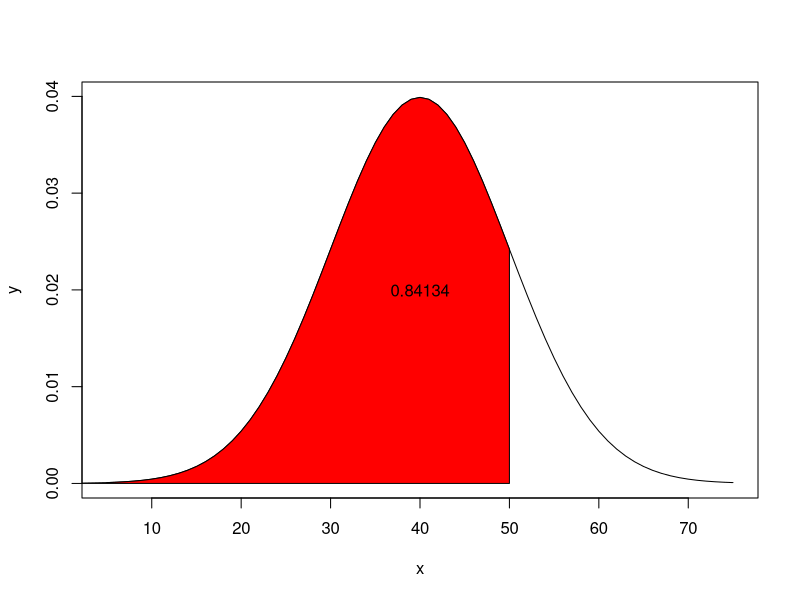
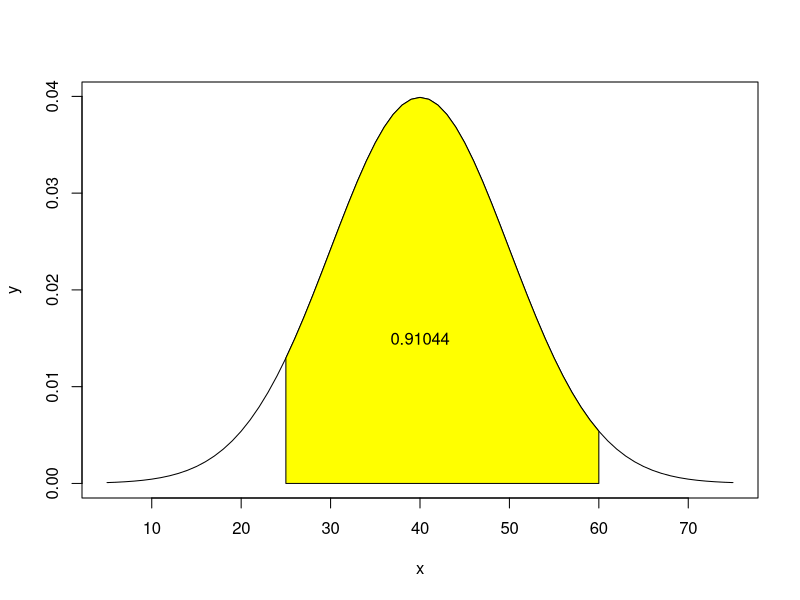
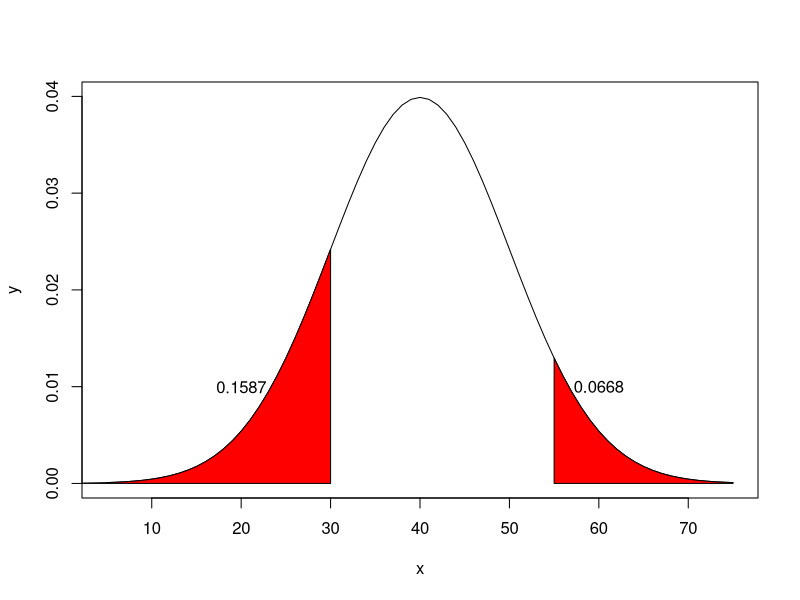

The R source for these figures, in order:
#Distribuicoes continuas

#Distribuiçãp normal
# u = média
# o = desvio padrão
# x = O valor que queremos saber a porcentagem

#pnorm(x, u, o)

#Ex: Se dissermos que a altura média do homem brasileiro adulto é de 1,70 m, e
#desvio padrão é de 5 cm, estaremos dizendo:

#a) Calcule a % de homens com a altura entre 165 e 175.
pnorm(175, 170, 5) - pnorm(165, 170, 5)

#Ex: Os resultados do experimento ormam uma VA com distribuição normal,
#com média de 40 e desvio padrão de 10
#a) Qual P(x <= 50)
pnorm(50, 40, 10)
#Caso eu tenha o Z ao invés dos dados, posso fazer
pnorm(1) #Vai me gerar o mesmo resultado.

#Plotando o gráfico dessa questão
x <- seq(5, 75) #Eixo X de 5 
y <- dnorm(x, 40, 10) #Calcula a densidade para cada valor de x
#usando a distribuição normal com esses parametros
plot(x, y, type = "l") #plota a função de densidade normal como uma linha 
#(indicada pelo argumento type = "l").
i <- x <= 50
polygon(c(0,x[i],50), c(0,y[i],0), col="red") 
#Nas 2 linhas acima estamos destacando x <= 50
p <- pnorm(q = 50, mean = 40, sd = 10)
text(40, 0.02, round(p, digits = 5))#Plotando o texto no gráfico
#text(x, y, o que será printado e casas decimais)

#b) Qual P(x >= 35)
pnorm(35, 40, 10, F)

#c) Qual P(25 >= x <= 60)
pnorm(60, 40, 10) - pnorm(25, 40, 10)

#Plot de gráfico
x <- seq(5, 75)
y <- dnorm(x, 40, 10)
plot(x, y, type = "l")
i <- x >= 25 & x <= 60
polygon(c(25, x[i], 60), c(0, y[i], 0), col="yellow")
p <- pnorm(q = 60, mean = 40, sd = 10) - pnorm(q = 25, mean = 40, sd = 10)
text(40, 0.015, round(p, digits = 5))

#d) Qual P(x <= 30 & x >= 55)
pnorm(30, 40, 10) + pnorm(55, 40, 10, F)

x <-seq(5, 75)
y <- dnorm(x, 40, 10)
plot(x, y, type="l")
i1 <- x <= 30
i2 <- x >=55
polygon(c(0, x[i1], 30), c(0, y[i1], 0), col="red")
polygon(c(55, x[i2], 75), c(0, y[i2], 0), col="red")
p1 <- pnorm(30, 40, 10)
p2 <- pnorm(55, 40, 10, F)
text(20, 0.01, round(p1, digits = 4))
text(60, 0.01, round(p2, digits = 4))

#Ex: Durabilidade de um pneu é a distribuição normal
#com media = 60000km e dp = 10000km

#a) Qual P(x > 75000)?
pnorm(75000, 60000, 10000, F)

#se ele desse o z, que era z = 1,5
#Como queremos saber x > 75k, utilizaremos lower.tail
#Ou seja, o nosso Z terá sinal invertido
pnorm(-1.5)

#b) Qual P(50000 >= x >= 70000)
pnorm(70000, 60000, 10000) - pnorm(50000, 60000, 10000)

#d) Qual P(x = 70000)
#P(X = 70000) = 0
#Isso ocorre porque, em distribuições contínuas, a probabilidade associada a um
#único ponto é infinitesimalmente pequena (tende a zero).

#e) De quantos km precisamos para que somente 1% dos pneus sejam selecionados?
#P(X < x) = 0.01
#qnorm(p, media, dp) -> Descobrir o número que representa a uma probabilidade
#p = a probabilidade que queremos achar o número que a representa
qnorm(.01, 60000, 10000)

#Ex: Suponha que as amplitudes de vida de dois aparelhos
#elétricos, D1 e D2, tenham distribuições N(42, 6^2) e N(45, 3^2)
#respectivamente. Se os aparelhos são feitos para ser usados por um período de 45 horas, responda.

#a) Qual aparelho deverá ser escolhido?
a1 <- pnorm(45, 42, 6, F)
a2 <- pnorm(45, 45, 3, F)
a1;a2
#a1 = .69 e a2 = .5
#Logo, a resposta é aparelho 1

#b) E se for por um período de 49 horas?
pnorm(49, 42, 6, F)
pnorm(49, 45, 3, F)

#Ex: O diametro do eixo principal de um disco rigido tem distribuição normal
#com media = 25.08 e dp = 0.05. Se as especificações para esse eixo
#são 25 +- 0.15, determine o percentual de unidades em conformidade.

pnorm(25.15, 25.08, 0.05) - pnorm(24.85, 25.08, 0.05)

#Ex: A nota de estatistica se distribui normalmente com media = 6.4
#e dp = 0.8. Em uma sala com 80 alunos, quantos terão?

#a) Nota < 5
p = pnorm(5, 6.4, 0.8)
p * 80

#b) 5 >= nota >= 7.5
(pnorm(7.5, 6.4, 0.8) - pnorm(5, 6.4, 0.8)) * 80

#c) nota >7.5
pnorm(7.5, 6.4, 0.8, F) * 80

#Ex: A VA "Retornos do contrato futuro de soja na bolsa de Chicago"
#(100 retornos) possui distribuição normal com media = 0.18 % ao dia
#e dp = 1.17% ao dia.

#a) qual P((0.18/100) >= retorno >= (2/100)) por dia?

pnorm(2/100, 0.18/100, 1.17/100) - pnorm(0.18/100, 0.18/100, 1.17/100)

#b) Qual P(retorno > 2/100)
pnorm(2/100, 0.18/100, 1.17/100, F)

#Ex:Uma cidade tem media = 170cm de altura dos jovens, com variancia = 36cm^2.

#a) Qual P(x > 179cm) ?
#Se variancia é 36cm^2, dp = 36^(1/2) -> dp = 6cm

pnorm(179, 170, 6, F)

#b) Qual altura que a probabilidade de encontrarmos valores menores que ela
#seja 80%?
qnorm(.8, 170, 6)

#Ex: O tempo gasto no vestibular tem média = 120min e
#dp = 15min

#a) Qual P(x < 100 min)?
pnorm(100, 120, 15)

#b) Qual P(x) | 95% terminem no prazo estibulado?
#Tenho porcentagem
qnorm(.95, 120, 15)

#N(220, 16)
#Ou seja, media = 220, dp = 16^(1/2) -> 4
#a) P(X <= k) = 0.01
qnorm(.01, 220, 4)

#Combinação linear de distribuições normais

#Em uma empresa, a montagem de uma peça é feita em duas etapas
#Os tempos são independentes e tem as seguintes distribuições
#x1 = N(75 seg, 16,81 seg^2)
#x2 = N(129 seg, 106,09 seg^2)

#Para responder essa questão, precisamos recalcular a média
#e o dp.

# E(X) = 75 + 129 = 204
# DP = (16,81 + 106,06)^(1/2) = (122,90)^(1/2) -> 11.08

#a) Qual P(x < 200)
pnorm(200, 204, 11.08)

#Máquina enche latas baseada em pesos brutos. O peso bruto
#tem distribuição normal com media = 1000g e dp = 20g
#As latas tem peso bruto com media = 90g e dp = 10g

#E(x) = 1000 - 90 = 910
#dp = (20^2 + 10^2)^(1/2) = 500^(1/2) = 22.36

#a) P(x < 850g)
pnorm(850, 910, 22.36)

#b) P(x > 870g)
pnorm(870, 910, 22.36, F)

#c) P(860 <= x <= 920)
pnorm(920, 910, 22.36) - pnorm(860, 910, 22.36)

#Um elevador tem resistencia em distribuição normal com média de 300kg e dp = 10kg
#Se a carga supera a resistencia um freio é acionado.
#Numa viagem com 4 pessoas, elas tem media = 70kg e dp = 13kg

#media 4 pessoas = 70 * 4 = 280
#dp 4 pessoas = (13^2 * 4)^(1/2) = 676^(1/2) = 26kg

#Nova media = 300 - 280
#Nova dp = (13^2 + 26^2)^(1/2) = 776^(1/2) = 27.86kg

#a) Qual P de usar p freio de emergencia? P(T < 0)
pnorm(0, 20, 27.86)

#Distribuição exponencial
#Utilizada para modelar uma variedade de fenômenos aleatórios
#relacionados a tempos de espera entre eventos

#lambda = Taxa de eventos por unidade de tempo
#x = unidade de medida de tempo que queremos saber a porcentagem
#da ocorrencia

#Função densidade de probabilidade
#fx(x) = lambda * e^(-lambda * e)

#Esperança = 1/lambda
#Variancia = 1/(lambda)^2

#Função de distribuição cumilativa
#P(X <= x) = 1 - e^(-lambda * x) | x >= 0 & lambda > 0

#Ex: A duração de um telefonema, em minutos, seja a variavel aleatoria
#exponencial com lambda = 1/5. Se alguém chegou antes de você.
#a) Qual P(x = 5)?
dexp(5, 1/5)

#b) Qual P(x <= 5)?
pexp(5, 1/5)

#c) Qual P(x > 5)?
pexp(5, 1/5, F)

#d) Qual P(5 >= x >= 7)?
pexp(7, 1/5) - pexp(5, 1/5)

#Ex: O tempo de espera de um exame tem distribuição exponencial
#com média = 3 dias.
#a) Qual a P(x > 2 dias)?

#Se a esperança é de 3 dias, lambda = 1/3, então.
pexp(2, 1/3, F)

#b) Qual P(2 >= x >= 4)?
pexp(4, 1/3) - pexp(2, 1/3)

#Ex: Sabendo que lambda = 2, determine:
#a) P(x <= 0)
pexp(0, 2)

#b) P(x <= 1)
pexp(1, 2)

#c) P(x >= 2)
pexp(2, 2, F)

#d) P(1 < x < 2)
pexp(2, 2) - pexp(1, 2)

#e) P(X < x) = 0.05
#Para esse, precisamos usar o qexp
#Calcula o quantil correspondente a uma dada probabilidade
qexp(0.05, 2)

#Ex: Uma companhia fabrica lampadas especiais com uma duração média
#de 100 horas e com distribuição exponencial.

#a) Qual deve ser a garantia do fabricante para repor
#apenas 5% da produção?
#lambda = 1/media, ou seja, lambda = 1/100.
qexp(0.05, 1/100)

#Ex: Uma fábrica tem em média 3 falhas por dia em suas máquinas
#Supondo que as falhas sigam a distribuição de poisson.
#lambda = media = 3 -> para poisson

#a) Qual P(x > 4)?
ppois(4, lambda = 3, F)

#b) Qual P(t > 8 horas)?
#As falhas eram por dia, e queriamos por hora, por isso 8/24
pexp(8, 3/24, F)
pexp(8/24, 3, F)

#Ex: Um call center recebe, em média, 15 chamadas por hora.
#Assumindo que seja uma distribuição de poisson, calcule:

#a) P(10 chamadas < 40 min)
dpois(10, 40/60 * 15)

#b) A probabilidade que o tempo até a próxima chamada seja
#superior a 5 minutos
pexp(5/60, 15, F)

#Ex: Uma empresa está acompanhando o tempo útil das lampadas
#a média delas é 100 horas

#lambda = 1/100

#a) Qual P(0 < t <= 10)?

pexp(10, 1/100) - pexp(0, 1/100)

#b) Qual P(100 < t <= 110)?
pexp(110, 1/100) - pexp(100, 1/100)

#c) Qual probabilidade de uma lampada queimar no intervalo
#entre 100 e 110 horas, sabendo que já durou 100 horas?

#Probabilidade condicional

#P(A|B) = P(A intersection B)/P(B)
#P(100 < t <= 110)/P(t > 100)
#Utilizamos t > 100 por causa que estamos lidando com o caso
#dele durar mais de 100 horas

(pexp(110, 1/100) - pexp(100, 1/100))/(pexp(100, 1/100,F))


#----------------------------------------------
#Lista variáveis continuas começa aqui

#Questão 1: O volume de correspondencia por uma empresa quinzenalmente tem
#distribuição normal com média de 4000 cartas e desvio padrão de 200 cartas.
#Qual porcentagem de quinzenas em que a firma recebe:

#a) Entre 3600 e 4250 cartas
(pnorm(4250, 4000, 200) - pnorm(3600, 4000, 200)) * 100

#b) Menos de 3400 cartas
pnorm(3400, 4000, 200) * 100

#c) Mais de 4636 cartas
pnorm(4635, 4000, 200, F) * 100

#Questão 2: Uma enchedora automática de refrigerantes está regulada para que o
#volume médio de líquido de cada garrafa seja de 1000cm3 e desvio padrão de 10cm3
#Admita que o volume siga uma distribuição normal.

#a) Qual a porcentagem de garrafas com o volume liquido menores que 990cm3?
pnorm(990, 1000, 10)

#b) Qual a porcentagem de garrafas que o volume líquido não se desvia da média
#em mais do que dois desvios padrões?
pnorm(1020, 1000, 10) - pnorm(980, 1000, 10)

#c) Se 10 garrafas são selecionadas ao acaso, qual a probabilidade que no máximo
#4 tenham volume líquido superior a 1002cm3?

#Primeiro vamos saber qual a P de uma garrafa ter vol liquido superior a 1002cm3
prob_garrafa_superior_a_1002 <- pnorm(1002, 1000, 10, F)
prob_garrafa_superior_a_1002

#Agora, utilizaremos a binomial para descobrir a porcentagem de 4 de 10 garrafas
#terem esse vol liquido
pbinom(4, 10, prob_garrafa_superior_a_1002)

#Questão 3: Em certo teste, os candidatos devem realizar as tarefas no menor tempo.
#O tempo médio tem distribuição normal com média de 45 min com dp = 20 min.
#Suponha que o teste foi aplicado com uma amostra de 50 candidatos.

#a) Qual a probabilidade de encontrarmos algum candidato que tenha um tempo
#superior a 50 minutos ou inferior a 30 minutos?
pnorm(50, 45, 20, F) + pnorm(30, 45, 20)

#b) Qual o número de candidatos com tal perfil?
50 * (pnorm(50, 45, 20, F) + pnorm(30, 45, 20))
#Aproximadamente 32 pessoas.

#Questão 4: Uma máquina produz discos de diâmetro médio = 2cm e dp = 0.01cm.
#as peças com mais de 0.03 desse valor médio são consideradas defeituosas.
#Qual percentual de peças defeituosas?

(pnorm(2.03, 2, 0.01, F) + pnorm(1.97, 2, 0.01)) * 100

#Questão 5: A vida média de uma televisão é 8 anos com dp = 1.8 anos.
#qual seria o tempo de garantia que você especificaria para ter no máximo
#5% de trocas?

#qnorm(porcentagem que queremos achar, media, dp)
qnorm(.05,8,1.8)

#Questão 6: Suponha que o tempo médio de atendimento de um banco seja de 5 min.
#Admitindo que o tempo para atendimento tenha distribuição exponencial, determine P.

#lembrar que lambda = 1/media

#a) P(t > 5 min)
#media = 5min, lambda = 1/5
pexp(5, 1/5, F)

#b) P(t < 4 min)
pexp(4, 1/5)

#c) P(3 <= t <= 8)
pexp(8, 1/5) - pexp(3, 1/5)

#Questão 7: O tempo de cirurgia é 129 min com dp = 14min.

#a) Qual a P(t > (129 + (14 * 2)))

pnorm((129 + (14*2)), 129, 14, F)

#b) Qual P(t < 100)
pnorm(100, 129, 14)

#c) Qual tempo p/ 95%?
qnorm(.95, 129, 14)

#d) Se P(t) = 199 min, o que você conclui sobre as cirurgias do hospital?
pnorm(199, 129, 14)

#indica que apenas 0.0001% das cirurgias teriam essa duração, também podemos
#que a cirurgia está 5 desvios padrões acima da média.

#Questão 8: Uma fabricante de baterias, sabe que sua bateria tem média de 600 dias
#de duração e desvio padrão de 100 dias com distribuição normal.
#Ele oferece uma garantia de 312 dias.
#Ele fabrica 10000 baterias mensalmente. Quantas deverá trocar pelo uso da garantia
#mensalmente?
fabricacao_mensal <- 10000

pnorm(312, 600, 100) * fabricacao_mensal
#Ele troca aproximadamente 20 baterias por mês.

#Questão 9: Pacotes de queijo ralado tem média = 100g e dp = 10g
#a) Qual P(95g <= x <= 105g)
p9 <- pnorm(105, 100, 10) - pnorm(95, 100, 10)

#b) Se 16 pacotes são escolhidos ao acaso, qual P de o peso médio estar entre
#95g e 105g?
dp9 <- 10
n <- 16
#Precisamos calcular o desvio padrão da nossa amostra
dp_amostra9 <- dp9/sqrt(n)

pnorm(105, 100, dp_amostra9) - pnorm(95, 100, dp_amostra9)

#Questão 10: O tempo até a falha de um conjunto de motores tem distribuição expo
#nencial de 28500 horas. Qual P de um destes ventiladores falhar nas primeiras
#24000 horas de funcionamento?

pexp(24000, 1/28500)

#Questão 11: Considere que o tempo de resposta de uma tela tem distribuição expo
#nencial média = 5 milisegundos.
#a) Qual P(t <= 10 milisegundos)?
pexp(10, 1/5)

#b) Qual P(5 <= t <= 10)
pexp(10, 1/5) - pexp(5, 1/5)

#Questão 12: Considere que uma reação demore em média 4000 segundos.
#a) Qual P(t > 2000)
pexp(2000, 1/4000, F)

#b) qual P de durar 6k segundos, sabendo que já durou 2k segundos?
pexp(2000, 1/4000,F)

#Questão 13: Motor dura em média = 150000km, com dp = 5000km.

#a) Qual p(t < 170000)
pnorm(170000, 150000, 5000)

#b) Qual P(140000 <= t <= 165000)
pnorm(165000, 150000, 5000) - pnorm(140000, 150000, 5000)

#c) Qual deve ser a garantia para que a porcentagem dos motores seja inferior a
#0.02?
qnorm(0.02, 150000, 5000)

#Questão 14: Adultos tem média = 75kg e dp = 8kg.
#Adultos que praticam sumô tem média = 110kg e dp = 5kg.

#Sete adultos comuns e 3 praticantes de sumô estão pra entrar num elevador
#que tem capacidade máxima de 10 pessoas ou 850kg.

#Determine a probabilidade de que o peso dessas 10 pessoas ultrapasse a capacidade
#máxima do elevador.

nova_media14 <- 75 * 7 + 110 * 3
nova_dp14 <- sqrt(7 * 8^2 + 3 * 5^2)

pnorm(850, nova_media14, nova_dp14, F)

#Questão 15: A capacidade máxima de um elevador é 500kg. Se o peso de cada usuário
#tem média = 70kg e var = 100kg

#a) Qual P de 7 passageiros ultrapassarem o limite?
#dp = var^(1/2)

nova_media15 <- 70 * 7
nova_dp15 <- sqrt(7 * 10^2)

pnorm(500, nova_media15, nova_dp15, F)

#b) E seis passageiros?
nova_media152 <- 70 * 6
nova_dp152 <- sqrt(6 * 10^2)

pnorm(500, nova_media152, nova_dp152, F)
